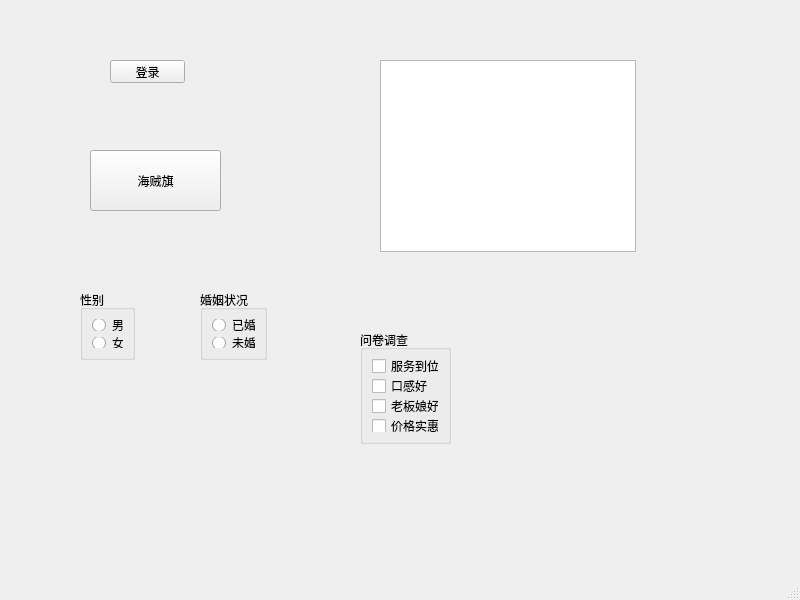
<?xml version="1.0" encoding="UTF-8"?>
<ui version="4.0">
 <class>MainWindow</class>
 <widget class="QMainWindow" name="MainWindow">
  <property name="geometry">
   <rect>
    <x>0</x>
    <y>0</y>
    <width>800</width>
    <height>600</height>
   </rect>
  </property>
  <property name="windowTitle">
   <string>MainWindow</string>
  </property>
  <property name="toolButtonStyle">
   <enum>Qt::ToolButtonTextBesideIcon</enum>
  </property>
  <property name="documentMode">
   <bool>false</bool>
  </property>
  <widget class="QWidget" name="centralwidget">
   <widget class="QPushButton" name="pushButton">
    <property name="geometry">
     <rect>
      <x>110</x>
      <y>60</y>
      <width>75</width>
      <height>23</height>
     </rect>
    </property>
    <property name="text">
     <string>登录</string>
    </property>
   </widget>
   <widget class="QToolButton" name="toolButton">
    <property name="geometry">
     <rect>
      <x>90</x>
      <y>150</y>
      <width>131</width>
      <height>61</height>
     </rect>
    </property>
    <property name="text">
     <string>海贼旗</string>
    </property>
    <property name="icon">
     <iconset resource="res.qrc">
      <normaloff>:/Image/OnePiece.png</normaloff>:/Image/OnePiece.png</iconset>
    </property>
    <property name="toolButtonStyle">
     <enum>Qt::ToolButtonTextBesideIcon</enum>
    </property>
   </widget>
   <widget class="QGroupBox" name="groupBox">
    <property name="geometry">
     <rect>
      <x>80</x>
      <y>290</y>
      <width>55</width>
      <height>70</height>
     </rect>
    </property>
    <property name="title">
     <string>性别</string>
    </property>
    <layout class="QVBoxLayout" name="verticalLayout">
     <item>
      <widget class="QRadioButton" name="rButtonMan">
       <property name="text">
        <string>男</string>
       </property>
      </widget>
     </item>
     <item>
      <widget class="QRadioButton" name="rButtonWoman">
       <property name="text">
        <string>女</string>
       </property>
      </widget>
     </item>
    </layout>
   </widget>
   <widget class="QGroupBox" name="groupBox_2">
    <property name="geometry">
     <rect>
      <x>200</x>
      <y>290</y>
      <width>67</width>
      <height>70</height>
     </rect>
    </property>
    <property name="title">
     <string>婚姻状况</string>
    </property>
    <layout class="QVBoxLayout" name="verticalLayout_2">
     <item>
      <widget class="QRadioButton" name="radioButton_3">
       <property name="text">
        <string>已婚</string>
       </property>
      </widget>
     </item>
     <item>
      <widget class="QRadioButton" name="radioButton_4">
       <property name="text">
        <string>未婚</string>
       </property>
      </widget>
     </item>
    </layout>
   </widget>
   <widget class="QGroupBox" name="groupBox_3">
    <property name="geometry">
     <rect>
      <x>360</x>
      <y>330</y>
      <width>91</width>
      <height>114</height>
     </rect>
    </property>
    <property name="title">
     <string>问卷调查</string>
    </property>
    <layout class="QVBoxLayout" name="verticalLayout_3">
     <item>
      <widget class="QCheckBox" name="checkBox_3">
       <property name="text">
        <string>服务到位</string>
       </property>
      </widget>
     </item>
     <item>
      <widget class="QCheckBox" name="checkBox_2">
       <property name="text">
        <string>口感好</string>
       </property>
      </widget>
     </item>
     <item>
      <widget class="QCheckBox" name="cBox">
       <property name="text">
        <string>老板娘好</string>
       </property>
       <property name="tristate">
        <bool>true</bool>
       </property>
      </widget>
     </item>
     <item>
      <widget class="QCheckBox" name="checkBox">
       <property name="text">
        <string>价格实惠</string>
       </property>
      </widget>
     </item>
    </layout>
   </widget>
   <widget class="QListWidget" name="listWidget">
    <property name="geometry">
     <rect>
      <x>380</x>
      <y>60</y>
      <width>256</width>
      <height>192</height>
     </rect>
    </property>
   </widget>
  </widget>
  <widget class="QMenuBar" name="menubar">
   <property name="geometry">
    <rect>
     <x>0</x>
     <y>0</y>
     <width>800</width>
     <height>23</height>
    </rect>
   </property>
  </widget>
  <widget class="QStatusBar" name="statusbar"/>
 </widget>
 <resources>
  <include location="res.qrc"/>
 </resources>
 <connections/>
</ui>
